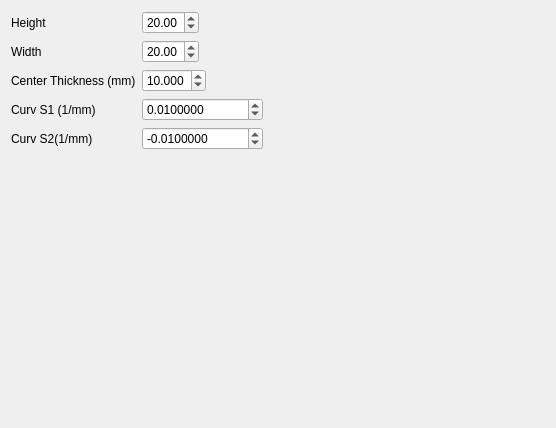
<?xml version="1.0" encoding="UTF-8"?>
<ui version="4.0">
 <class>Dialog</class>
 <widget class="QDialog" name="Dialog">
  <property name="geometry">
   <rect>
    <x>0</x>
    <y>0</y>
    <width>556</width>
    <height>428</height>
   </rect>
  </property>
  <property name="windowTitle">
   <string/>
  </property>
  <layout class="QVBoxLayout" name="verticalLayout">
   <item>
    <layout class="QFormLayout" name="formLayout">
     <property name="sizeConstraint">
      <enum>QLayout::SetMaximumSize</enum>
     </property>
     <property name="fieldGrowthPolicy">
      <enum>QFormLayout::ExpandingFieldsGrow</enum>
     </property>
     <item row="0" column="0">
      <widget class="QLabel" name="label_2">
       <property name="text">
        <string>Height</string>
       </property>
      </widget>
     </item>
     <item row="0" column="1">
      <widget class="QDoubleSpinBox" name="H">
       <property name="value">
        <double>20.000000000000000</double>
       </property>
      </widget>
     </item>
     <item row="1" column="0">
      <widget class="QLabel" name="label_11">
       <property name="text">
        <string>Width</string>
       </property>
      </widget>
     </item>
     <item row="1" column="1">
      <widget class="QDoubleSpinBox" name="W">
       <property name="value">
        <double>20.000000000000000</double>
       </property>
      </widget>
     </item>
     <item row="2" column="0">
      <widget class="QLabel" name="label">
       <property name="text">
        <string>Center Thickness (mm)</string>
       </property>
      </widget>
     </item>
     <item row="2" column="1">
      <widget class="QDoubleSpinBox" name="CT">
       <property name="decimals">
        <number>3</number>
       </property>
       <property name="value">
        <double>10.000000000000000</double>
       </property>
      </widget>
     </item>
     <item row="3" column="0">
      <widget class="QLabel" name="label_3">
       <property name="text">
        <string>Curv S1 (1/mm)</string>
       </property>
      </widget>
     </item>
     <item row="3" column="1">
      <widget class="QDoubleSpinBox" name="CS1">
       <property name="decimals">
        <number>7</number>
       </property>
       <property name="minimum">
        <double>-100000.000000000000000</double>
       </property>
       <property name="maximum">
        <double>100000.000000000000000</double>
       </property>
       <property name="value">
        <double>0.010000000000000</double>
       </property>
      </widget>
     </item>
     <item row="4" column="0">
      <widget class="QLabel" name="label_4">
       <property name="text">
        <string>Curv S2(1/mm)</string>
       </property>
      </widget>
     </item>
     <item row="4" column="1">
      <widget class="QDoubleSpinBox" name="CS2">
       <property name="decimals">
        <number>7</number>
       </property>
       <property name="minimum">
        <double>-100000.000000000000000</double>
       </property>
       <property name="maximum">
        <double>100000.000000000000000</double>
       </property>
       <property name="value">
        <double>-0.010000000000000</double>
       </property>
      </widget>
     </item>
    </layout>
   </item>
  </layout>
 </widget>
 <resources/>
 <connections/>
</ui>
